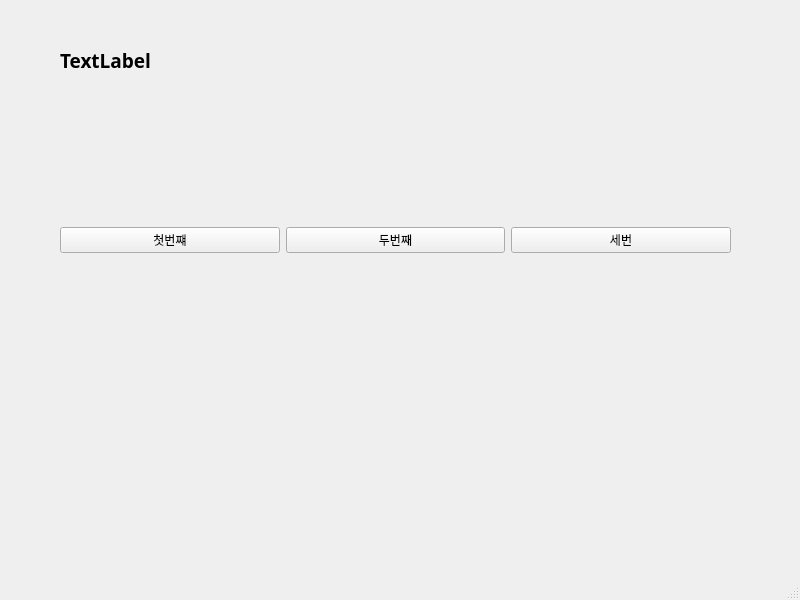
<?xml version="1.0" encoding="UTF-8"?>
<ui version="4.0">
 <class>MainWindow</class>
 <widget class="QMainWindow" name="MainWindow">
  <property name="geometry">
   <rect>
    <x>0</x>
    <y>0</y>
    <width>800</width>
    <height>600</height>
   </rect>
  </property>
  <property name="windowTitle">
   <string>MainWindow</string>
  </property>
  <widget class="QWidget" name="centralwidget">
   <widget class="QWidget" name="horizontalLayoutWidget">
    <property name="geometry">
     <rect>
      <x>60</x>
      <y>120</y>
      <width>671</width>
      <height>241</height>
     </rect>
    </property>
    <layout class="QHBoxLayout" name="horizontalLayout">
     <item>
      <widget class="QPushButton" name="pushButton_3">
       <property name="text">
        <string>첫번쨰</string>
       </property>
      </widget>
     </item>
     <item>
      <widget class="QPushButton" name="pushButton_2">
       <property name="text">
        <string>두번째</string>
       </property>
      </widget>
     </item>
     <item>
      <widget class="QPushButton" name="pushButton">
       <property name="text">
        <string>세번</string>
       </property>
      </widget>
     </item>
    </layout>
   </widget>
   <widget class="QLabel" name="label">
    <property name="geometry">
     <rect>
      <x>60</x>
      <y>20</y>
      <width>671</width>
      <height>81</height>
     </rect>
    </property>
    <property name="font">
     <font>
      <family>맑은 고딕</family>
      <pointsize>14</pointsize>
      <weight>75</weight>
      <bold>true</bold>
     </font>
    </property>
    <property name="text">
     <string>TextLabel</string>
    </property>
   </widget>
  </widget>
  <widget class="QMenuBar" name="menubar">
   <property name="geometry">
    <rect>
     <x>0</x>
     <y>0</y>
     <width>800</width>
     <height>26</height>
    </rect>
   </property>
  </widget>
  <widget class="QStatusBar" name="statusbar"/>
 </widget>
 <resources/>
 <connections>
  <connection>
   <sender>pushButton_3</sender>
   <signal>clicked()</signal>
   <receiver>MainWindow</receiver>
   <slot>firstClick()</slot>
   <hints>
    <hint type="sourcelabel">
     <x>159</x>
     <y>262</y>
    </hint>
    <hint type="destinationlabel">
     <x>133</x>
     <y>339</y>
    </hint>
   </hints>
  </connection>
  <connection>
   <sender>pushButton_2</sender>
   <signal>clicked()</signal>
   <receiver>MainWindow</receiver>
   <slot>secondClick()</slot>
   <hints>
    <hint type="sourcelabel">
     <x>397</x>
     <y>269</y>
    </hint>
    <hint type="destinationlabel">
     <x>384</x>
     <y>362</y>
    </hint>
   </hints>
  </connection>
  <connection>
   <sender>pushButton</sender>
   <signal>clicked()</signal>
   <receiver>MainWindow</receiver>
   <slot>thirdClick()</slot>
   <hints>
    <hint type="sourcelabel">
     <x>661</x>
     <y>269</y>
    </hint>
    <hint type="destinationlabel">
     <x>641</x>
     <y>368</y>
    </hint>
   </hints>
  </connection>
 </connections>
 <slots>
  <slot>firstClick()</slot>
  <slot>secondClick()</slot>
  <slot>thirdClick()</slot>
 </slots>
</ui>
